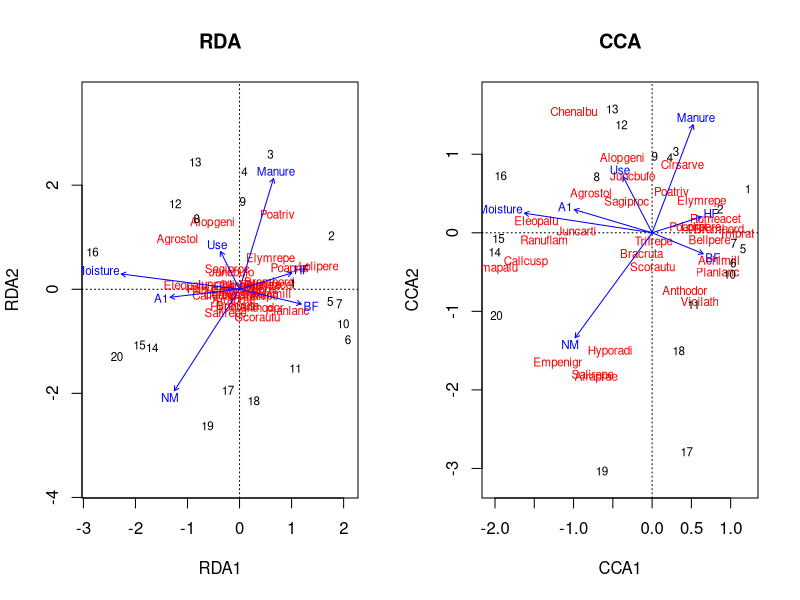
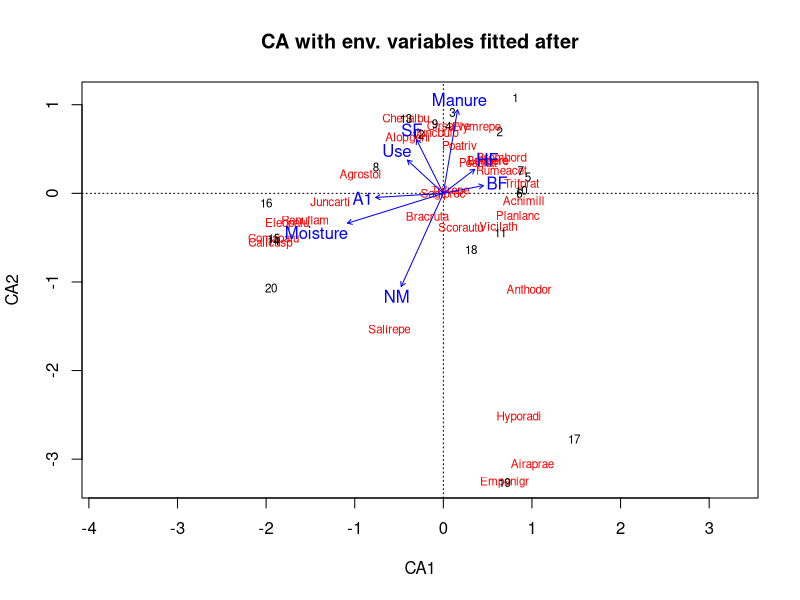
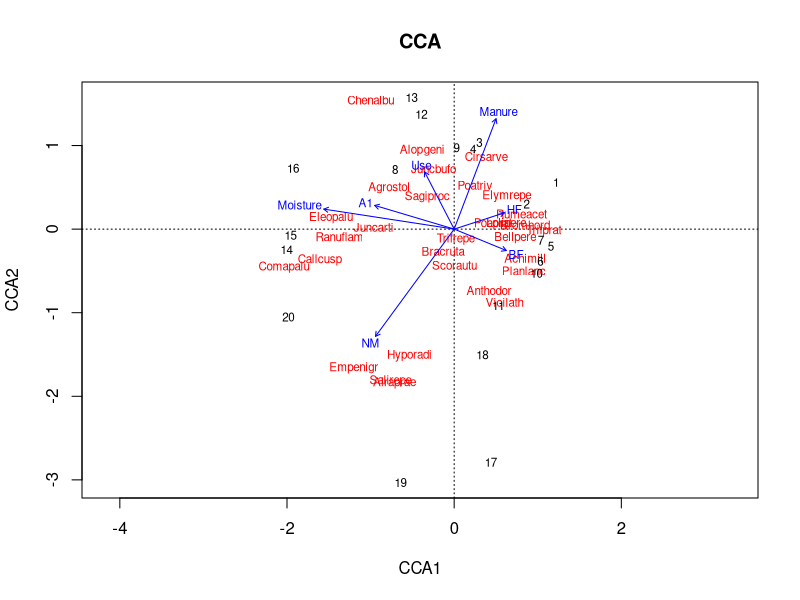
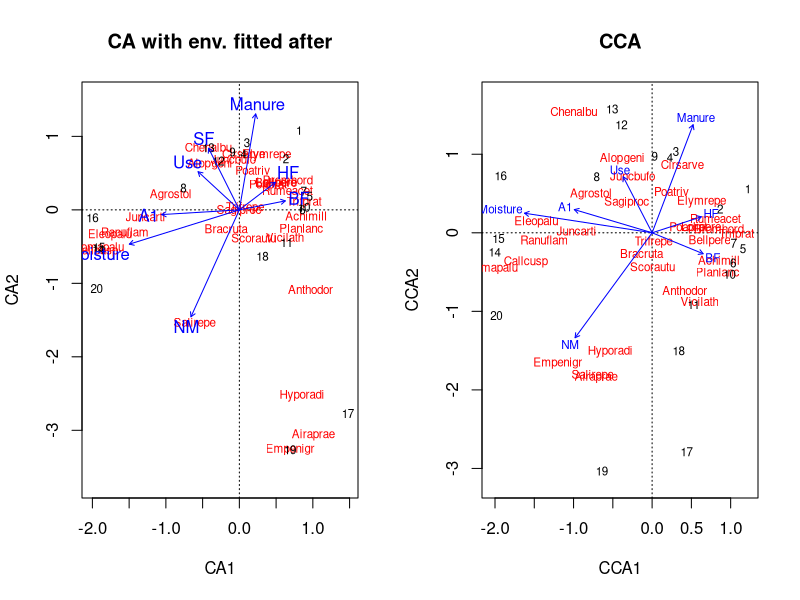
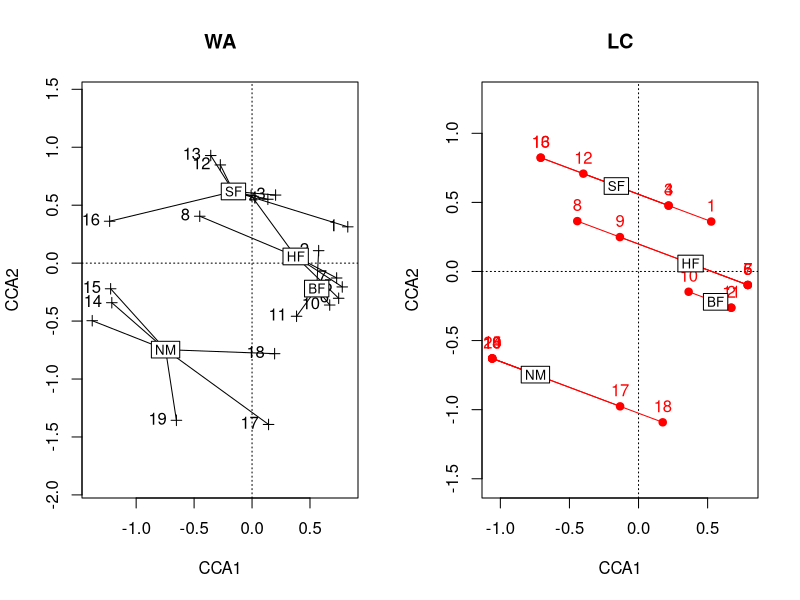
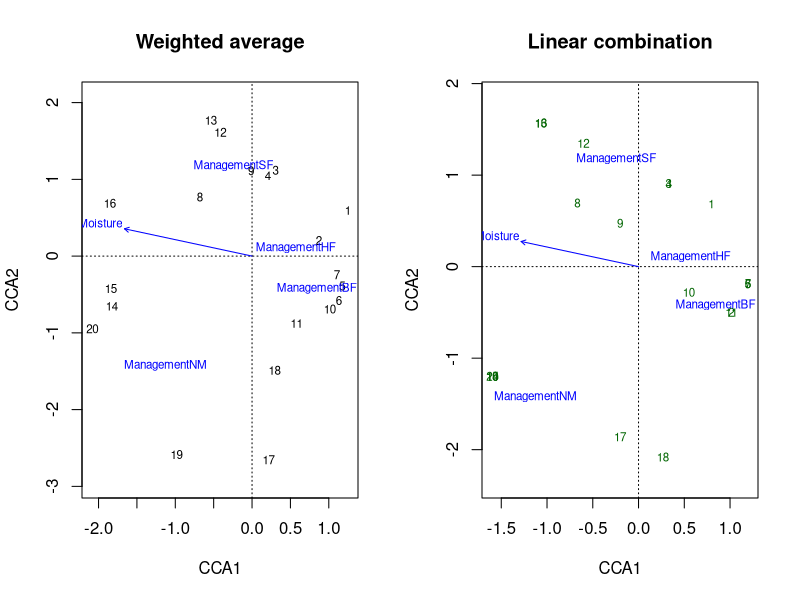
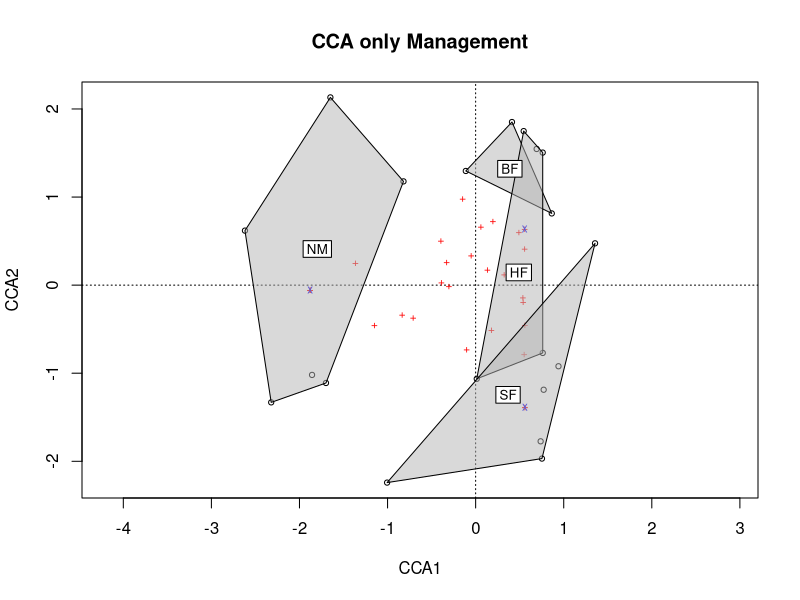
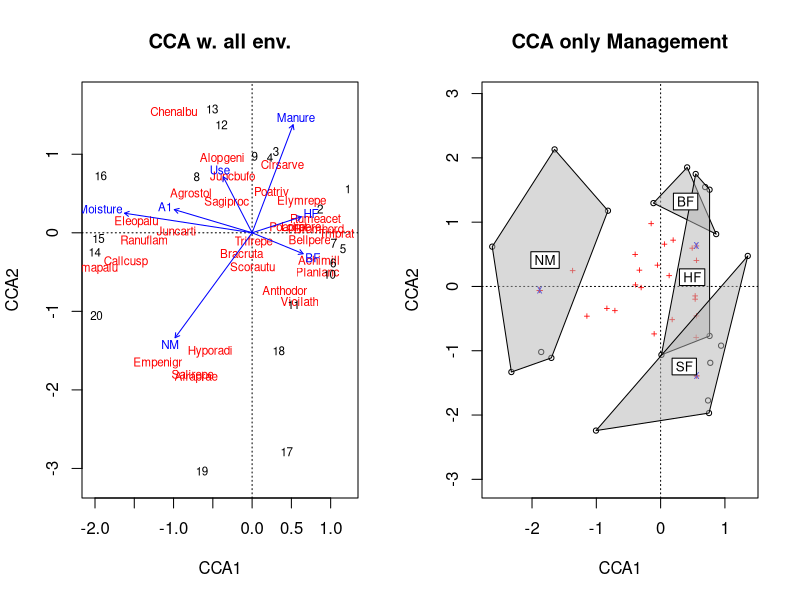

Generate these figures, in order, with R:
## ---- chunk 1
knitr::opts_chunk$set(echo = TRUE)
library(vegan)
library(tidyverse)
## ---- chunk 2
data("dune")
data("dune.env")
dummy_management <-
  as.data.frame(model.matrix(~ Management - 1, data = dune.env))
#add these to the dataset
dune.env.original <-
  dune.env #we keep a copy of the original version
dune.env <-
  dune.env %>% dplyr::select(A1, Moisture, Manure, Use) %>% cbind(., dummy_management)
dune.env$Moisture <-
  as.numeric(as.character(dune.env$Moisture)) #make numeric
dune.env$Manure <- as.numeric(as.character(dune.env$Manure))
dune.env$Use <- as.numeric(dune.env$Use)
#make column names shorter
dune.env <-
  dune.env %>% rename(BF = ManagementBF,
                      HF = ManagementHF,
                      NM = ManagementNM,
                      SF = ManagementSF)
# RDA
dune.rda <- rda(dune ~ . , dune.env)
summary(dune.rda)
anova(dune.rda)
# Test the significance of the axes
anova(dune.rda, by = "axis")

# Testing terms sequentially 
anova(dune.rda, by = "term")

# Testing terms marginal effects 
anova(dune.rda, by = "margin")


# CCA
dune.cca <- cca(dune ~ . , dune.env)
summary(dune.cca)
anova(dune.cca)
# Test the significance of the axes
anova(dune.cca, by = "axis")

# Testing terms sequentially 
anova(dune.cca, by = "term")
# Compare with a cca with the terms in another order
dune.cca2 <- cca(dune ~ SF+A1+Moisture+HF+BF+Use+Manure+NM , dune.env)
anova(dune.cca2, by = "term")

# Testing terms marginal effects 
anova(dune.cca, by = "margin")
anova(dune.cca2, by = "margin")

#plots
par(mfrow = c(1, 2))
ordiplot(dune.rda, type = "text", main = "RDA")
ordiplot(dune.cca, type = "text", main = "CCA")
par(mfrow = c(1, 1))
## ---- chunk 3
# VIF for CCA 
dune.cca <- cca(dune ~ . , dune.env)
vif.cca <- vif.cca(dune.cca)
vif.cca
## ---- chunk 4
# CA with env. variables
dune.ca <- cca(dune)
fit <- envfit(dune.ca, dune.env, perm = 999)
fit
ordiplot(dune.ca,  type = "text", main = "CA with env. variables fitted after")
plot(fit)

#CCA
dune.cca <- cca(dune ~ . , dune.env)
dune.cca
ordiplot(dune.cca, type = "text", main = "CCA")

par(mfrow = c(1, 2))
ordiplot(dune.ca,  type = "text", main = "CA with env. fitted after")
plot(fit)
ordiplot(dune.cca, type = "text", main = "CCA")
par(mfrow = c(1, 1))
## ---- chunk 5
#### Illustration of difference between WA and LC scores

dune.env2 <- dune.env.original
dune.env2$Moisture<-as.numeric(dune.env$Moisture) #Set Moisture to numeric for the illustration of WA and LC

# Make a CCA with Management and Moisture as explanatory variables
cca.dune<-cca(dune~Management + Moisture, dune.env2)
# Look at the result
anova(cca.dune)
# Test the significance of the axes
anova(cca.dune, by = "axis")

summary(eigenvals(cca.dune))

# Make two plots, one with weighted average (WA) and one with Linear Combination (LC) to calculate the site scores. 
par(mfrow= c(1,2)) # To get two plots beside each other
plot(cca.dune, type = "n", display = c("wa"), scaling = "sites", main = "WA", pch = 3)
points(cca.dune, display = c("wa"), scaling = "sites", pch = 3)
text(cca.dune, display = "wa", scaling = "sites", pos = 2)
ordispider(cca.dune, dune.env2$Management, col = "black", label= TRUE, scaling = "sites", display = "wa")

plot(cca.dune, type = "n", display = c("lc"), scaling = "sites", main = "LC", pch = 3)
points(cca.dune, display = c("lc"), scaling = "sites", col = "red", pch = 19)
text(cca.dune, display = "lc", col = "red", scaling = "sites", pos = 3)
ordispider(cca.dune, dune.env2$Management, col = "red", label= TRUE, scaling = "sites", display = "lc")
par(mfrow= c(1,1))

# Same as above, but here with sites and species
par(mfrow= c(1,2))
plot(cca.dune, display = c("wa", "cn"), scaling = "species", main = "Weighted average")
plot(cca.dune, display = c("lc", "cn"), scaling = "species", main = "Linear combination")
par(mfrow= c(1,1))

## ---- chunk 6
# CCA using only Management as the environmental variable
dune.ccaMN <- cca(dune ~ Management , dune.env.original)
summary(dune.ccaMN)
# Permutation test on CCA
MCperm <- permutest(dune.ccaMN, permutations=999)
MCperm
# Plot the ordination with only Management
ordiplot(dune.ccaMN, type = "points", main = "CCA only Management")
ordihull(dune.ccaMN,groups = dune.env.original$Management,draw = "polygon",col = "grey70", label = T)

par(mfrow =c(1,2))
ordiplot(dune.cca, type="text", main="CCA w. all env.")
ordiplot(dune.ccaMN, type = "points", main = "CCA only Management")
ordihull(dune.ccaMN,groups = dune.env.original$Management,draw = "polygon",col = "grey70", label = T)
par(mfrow =c(1,2))
## ---- chunk 7
# CCA using A1 and moisture as the environmental variable
dune.ccaA1ms <- cca(dune, dune.env[,1:2])
summary(dune.ccaA1ms)
# Permutation test on CCA
MCpermA1ms <- permutest(dune.ccaA1ms, permutations=999)
MCpermA1ms 
# Plot the ordination
ordiplot(dune.ccaA1ms, type="text", main="CCA A1 and moisture")

## ---- chunk 8
#This partials out the effect of A1 and Moisture before analysing the effects of management
MN.cca <-
  cca(dune ~ Management + Condition(A1 + Moisture), data = dune.env.original)
summary(MN.cca)
#permutation test
permutest(MN.cca, permutations = 999)
# Plot the ordination
ordiplot(MN.cca, type = "points")
ordihull(
  MN.cca,
  groups = dune.env.original$Management,
  draw = "polygon",
  col = "grey70",
  label = T
)
## ---- chunk 9
#This partials out the effect of A1, Moisture, and Manure before analysing the effects of management
MN.cca2 <-
  cca(dune ~ Management + Condition(A1 + Moisture + Manure), data = dune.env.original)
summary(MN.cca2)
#permutation test
permutest(MN.cca2, permutations = 999)

# Plot the ordination
ordiplot(MN.cca2, type = "points")
ordihull(
  MN.cca2,
  groups = dune.env.original$Management,
  draw = "polygon",
  col = "grey70",
  label = T
)

# Are Management and Manure correlated, check visually
# Make a boxplot manure~Management!
## ---- chunk 10
# A first CCA with all environmental variables
cca.dune.all <-
  cca(dune ~ ., data = dune.env) # the dot after the tilde (~) means "include all from data"
anova(cca.dune.all) # Test overall significance of the explanatory variables. If not significant no need to proceed with step wise selection
adjR2.cca.dune <-
  RsquareAdj(cca.dune.all)$adj.r.squared # How much the adjusted R2 explains when all variables in dune.env are included
adjR2.cca.dune

# A null model with only intercept, needed for the step wise selection
cca.dune.0 <-
  cca(dune ~ 1, data = dune.env) # model containing only species matrix and intercept

# The step wise selection, based on R2
sel.env.dune <-
  ordiR2step(
    cca.dune.0,
    scope = formula (cca.dune.all),
    R2scope = adjR2.cca.dune,
    direction = 'forward',
    permutations = 999
  )
sel.env.dune
sel.env.dune$anova
ordiplot(sel.env.dune)
## ---- chunk 11
sel.env.dune_adj <- sel.env.dune
sel.env.dune_adj$anova$`Pr(>F)` <- p.adjust(sel.env.dune$anova$`Pr(>F)`, method = 'holm', n = ncol(dune.env)) # 7 other methods available
sel.env.dune_adj$anova
